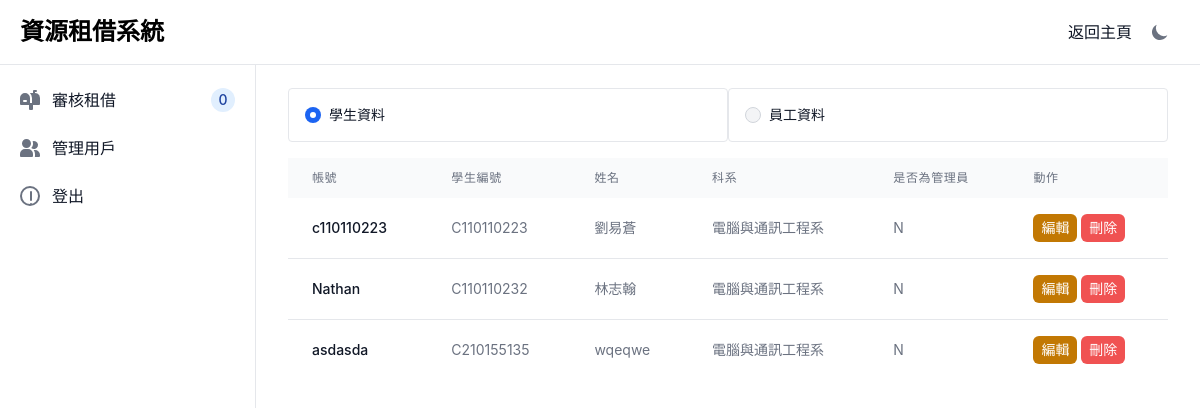
/user_management.php (signed in), run on the app's committed database.
### tables this page shows
CREATE TABLE `student_account` (
  `user_id` int(11) DEFAULT NULL,
  `std_id` varchar(10) DEFAULT NULL
);

CREATE TABLE `user_data` (
  `user_id` int(11) NOT NULL,
  `user_name` varchar(20) NOT NULL,
  `user_password` varchar(256) NOT NULL,
  `is_admin` enum('Y','N') NOT NULL DEFAULT 'N'
);

CREATE TABLE `student_table` (
  `std_id` varchar(10) NOT NULL DEFAULT '',
  `std_name` varchar(10) NOT NULL,
  `std_departments` varchar(30) NOT NULL
);

### user_management.php (the view, shortened to what this page needs)
<?php
$conn = require_once 'config.php';
$students = $conn->query("SELECT u.user_id, u.user_name, u.is_admin, s.std_id, st.std_name, st.std_departments
                        FROM user_data u
                        JOIN student_account s ON u.user_id = s.user_id
                        JOIN student_table st ON s.std_id = st.std_id");
?>
<!DOCTYPE html>
<html lang="en">
<head>
    <link href="https://cdnjs.cloudflare.com/ajax/libs/flowbite/2.3.0/flowbite.min.css" rel="stylesheet" />
</head>
<body class="bg-white dark:bg-gray-900">
    <?php include './components/sidebar.php'; ?>
    <div class="p-4 sm:ml-64">
        <div class="p-4 rounded-lg dark:border-gray-700 mt-14">
            <div class="grid grid-cols-2 pb-4">
                <div class="flex items-center ps-4 border border-gray-200 rounded dark:border-gray-700">
                    <input id="radio-student" type="radio" value="student" name="bordered-radio" checked
                        onclick="toggleTable('student')"
                        class="w-4 h-4 text-blue-600 bg-gray-100 border-gray-300 focus:ring-blue-500 dark:focus:ring-blue-600 dark:ring-offset-gray-800 focus:ring-2 dark:bg-gray-700 dark:border-gray-600">
                    <label for="radio-student"
                        class="w-full py-4 ms-2 text-sm font-medium text-gray-900 dark:text-gray-300">學生資料</label>
                </div>
                <div class="flex items-center ps-4 border border-gray-200 rounded dark:border-gray-700">
                    <input id="radio-staff" type="radio" value="staff" name="bordered-radio"
                        onclick="toggleTable('staff')"
                        class="w-4 h-4 text-blue-600 bg-gray-100 border-gray-300 focus:ring-blue-500 dark:focus:ring-blue-600 dark:ring-offset-gray-800 focus:ring-2 dark:bg-gray-700 dark:border-gray-600">
                    <label for="radio-staff"
                        class="w-full py-4 ms-2 text-sm font-medium text-gray-900 dark:text-gray-300">員工資料</label>
                </div>
            </div>
            <div id="student-table" class="mb-6">
                <table class="w-full text-sm text-left rtl:text-right text-gray-500 dark:text-gray-400">
                    <thead class="text-xs text-gray-700 uppercase bg-gray-50 dark:bg-gray-700 dark:text-gray-400">
                        <tr>
                            <th scope="col"
                                class="px-6 py-3 text-left text-xs font-medium text-gray-500 uppercase tracking-wider">
                                帳號
                            </th>
                            <th scope="col"
                                class="px-6 py-3 text-left text-xs font-medium text-gray-500 uppercase tracking-wider">
                                學生編號
                            </th>
                            <th scope="col"
                                class="px-6 py-3 text-left text-xs font-medium text-gray-500 uppercase tracking-wider">
                                姓名
                            </th>
                            <th scope="col"
                                class="px-6 py-3 text-left text-xs font-medium text-gray-500 uppercase tracking-wider">
                                科系
                            </th>
                            <th scope="col"
                                class="px-6 py-3 text-left text-xs font-medium text-gray-500 uppercase tracking-wider">
                                是否為管理員
                            </th>
                            <th scope="col"
                                class="px-6 py-3 text-left text-xs font-medium text-gray-500 uppercase tracking-wider">
                                動作
                            </th>
                        </tr>
                    </thead>
                    <tbody class="bg-white dark:bg-gray-800 divide-y divide-gray-200 dark:divide-gray-700">
                        <?php while ($row = $students->fetch_assoc()) { ?>
                            <tr id="row-<?php echo $row['user_id']; ?>">
                                <td class="px-6 py-4 whitespace-nowrap text-sm font-medium text-gray-900 dark:text-white">
                                    <span class="cell" data-type="text"
                                        data-name="user_name"><?php echo $row['user_name']; ?></span>
                                </td>
                                <td class="px-6 py-4 whitespace-nowrap text-sm text-gray-500 dark:text-gray-400">
                                    <span class="cell" data-type="text"
                                        data-name="std_id"><?php echo $row['std_id']; ?></span>
                                </td>
                                <td class="px-6 py-4 whitespace-nowrap text-sm text-gray-500 dark:text-gray-400">
                                    <span class="cell" data-type="text"
                                        data-name="std_name"><?php echo $row['std_name']; ?></span>
                                </td>
                                <td class="px-6 py-4 whitespace-nowrap text-sm text-gray-500 dark:text-gray-400">
                                    <span class="cell" data-type="text"
                                        data-name="std_departments"><?php echo $row['std_departments']; ?></span>
                                </td>
                                <td class="px-6 py-4 whitespace-nowrap text-sm text-gray-500 dark:text-gray-400">
                                    <span class="cell" data-type="text"
                                        data-name="is_admin"><?php echo $row['is_admin']; ?></span>
                                </td>
                                <td class="px-6 py-4 whitespace-nowrap text-sm text-gray-500 dark:text-gray-400">
                                    <button class="px-2 py-1 bg-yellow-500 text-white rounded-md hover:bg-yellow-600"
                                        type="button" onclick="editUser(<?php echo $row['user_id']; ?>)">編輯
                                    </button>
                                    <button class="px-2 py-1 bg-red-500 text-white rounded-md hover:bg-red-600"
                                        onclick="deleteUser(<?php echo $row['user_id']; ?>)">刪除
                                    </button>
                                </td>
                            </tr>
                        <?php } ?>
                    </tbody>
                </table>
            </div>
        </div>
    </div>
</body>
</html>

### data on the page
student_account: user_id.user_name "c110110223", std "C110110223", std.std_name "劉易蒼", std.std_departments "電腦與通訊工程系", user_id.is_admin "N"
student_account: user_id.user_name "Nathan", std "C110110232", std.std_name "林志翰", std.std_departments "電腦與通訊工程系", user_id.is_admin "N"
student_account: user_id.user_name "asdasda", std "C210155135", std.std_name "wqeqwe", std.std_departments "電腦與通訊工程系", user_id.is_admin "N"

### other printed values
$row['COUNT(*)'] "0"
